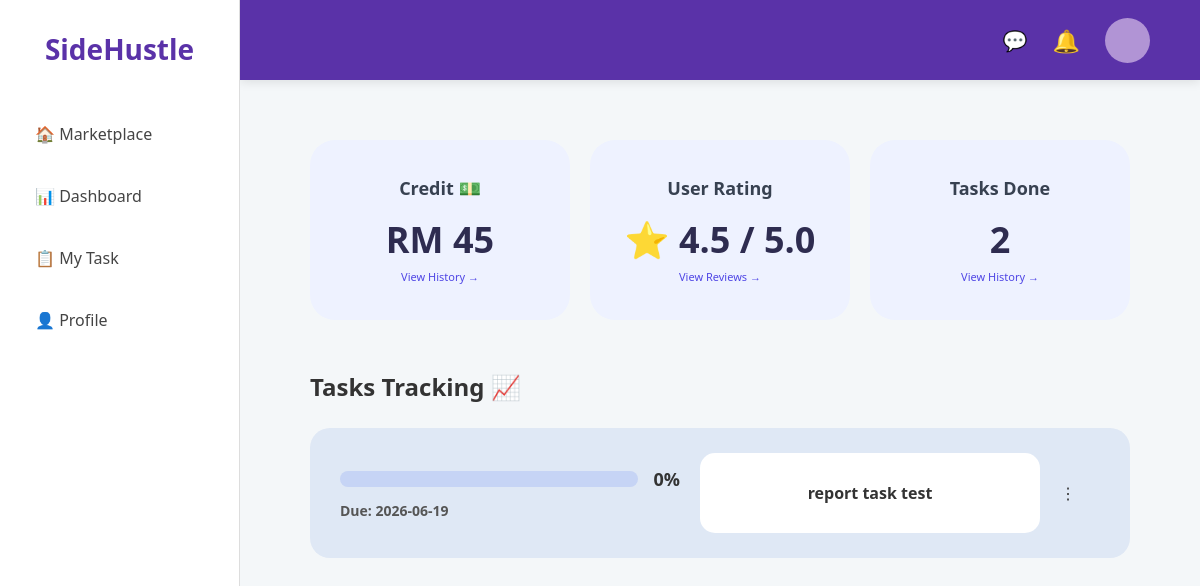
Page /dashboard (signed in) on the committed database.
### app.py (models this page shows, shortened)
class User(db.Model):
    id = db.Column(db.Integer, primary_key=True)
    email = db.Column(db.String(150), unique=True, nullable=False)
    username = db.Column(db.String(150), unique=True, nullable=False)
    display_name = db.Column(db.String(150), nullable=True)
    password = db.Column(db.String(150), nullable=False)
    security_question = db.Column(db.String(200), nullable=False)
    security_answer = db.Column(db.String(200), nullable=False)
    bio = db.Column(db.Text, default="No bio currently")
    avatar = db.Column(db.String(200), nullable=True)
    skills = db.Column(db.Text, default="No skills listed")
    is_admin = db.Column(db.Boolean, default=False)
    credit = db.Column(db.Float, default=0.0)
    total_rating = db.Column(db.Float, default=5.0)
    review_count = db.Column(db.Integer, default=1)
    tasks_completed = db.Column(db.Integer, default=0)

class Task(db.Model):
    id = db.Column(db.Integer, primary_key=True)
    title = db.Column(db.String(100), nullable=False)
    price = db.Column(db.Float, nullable=False)
    description = db.Column(db.Text, nullable=False)
    category = db.Column(db.String(50), nullable=False)
    status = db.Column(db.String(20), default='Available')
    user = db.Column(db.String(50))
    tasker = db.Column(db.String(50))
    deadline = db.Column(db.String(50))
    capacity = db.Column(db.Integer, default=1)
    progress = db.Column(db.Integer, default=0)
    urgent = db.Column(db.Boolean, default=False)
    is_negotiable = db.Column(db.Boolean, default=False)

### app.py (the view)
@app.route('/dashboard')
def dashboard():
    if 'user_id' not in session:
        return redirect(url_for('login'))
    user = db.session.get(User, session['user_id'])
    hired_apps = Application.query.filter_by(applicant_username=user.username, status='Hired').all()
    hired_task_ids = [app.task_id for app in hired_apps]
    tracking_list = Task.query.filter(
        Task.id.in_(hired_task_ids),
        Task.progress < 100
    ).all()
    avg_rating = round(user.total_rating / user.review_count, 1) if user.review_count > 0 else 5.0
    return render_template('dashboard.html',
        username=user.username, total_credit=user.credit,
        average_rating=avg_rating, tasks_done=user.tasks_completed,
        tracking_list=tracking_list)

### app.py (called while the page is built)
@app.template_filter('money_amount')
def money_amount(value):
    amount = round(float(value or 0), 2)
    if amount.is_integer():
        return f"{amount:,.0f}"
    return f"{amount:,.2f}"

@app.context_processor
def inject_notifications():
    if 'user_id' in session:
        current_user = User.query.get(session['user_id'])
        if current_user:
            user_notifications = Notification.query.filter_by(
                user_id=current_user.id
            ).order_by(Notification.id.desc()).limit(5).all()
            return dict(notifications=user_notifications)
        else:
            session.pop('user_id', None)
    return dict(notifications=[])

### templates/dashboard.html (shortened to what this page needs)
{% extends "base.html" %}
{% block content %}
<link rel="stylesheet" href="{{ url_for('static', filename='dashboard.css') }}">
<div class="content-wrapper" style="margin-top: -20px; width: 100%; max-width: 1200px; margin-left: auto; margin-right: auto;">
    <main class="main-content">
        <div class="cards-row" style="display: flex; justify-content: space-between; gap: 20px; width: 100%;">
            <a href="{{ url_for('earnings') }}" style="text-decoration: none; color: inherit; flex: 1;">
                <div class="summary-card" style="width: 100%;">
                    <div class="card-title">Credit 💵</div>
                    <div class="card-value">RM {{ total_credit|money_amount }}</div>
                    <div style="font-size: 11px; color: #4f46e5; margin-top: 5px;">View History →</div>
                </div>
            </a>
            <a href="{{ url_for('view_ratings') }}" style="text-decoration: none; color: inherit; flex: 1;">
                <div class="summary-card" style="width: 100%; cursor: pointer;">
                    <div class="card-title">User Rating</div>
                    <div class="card-value">⭐ {{ average_rating }} / 5.0</div>
                    <div style="font-size: 11px; color: #4f46e5; margin-top: 5px;">View Reviews →</div>
                </div>
            </a>
            <a href="{{ url_for('completed_tasks') }}" style="text-decoration: none; color: inherit; flex: 1;">
                <div class="summary-card" style="width: 100%; cursor: pointer;">
                    <div class="card-title">Tasks Done</div>
                    <div class="card-value">{{ tasks_done if tasks_done is not none else '0' }}</div>
                    <div style="font-size: 11px; color: #4f46e5; margin-top: 5px;">View History →</div>
                </div>
            </a>
        </div>
        <h2 class="tracking-section-title" style="margin-top: 40px;">Tasks Tracking 📈</h2>
        <div class="tracking-list-wrapper" style="width: 100%;">
            {% if tracking_list %}
                {% for item in tracking_list %}
                <div class="tracking-row"
                     style="{% if item.status == 'Completed' %}opacity: 0.75;{% endif %}"
                     onclick="openTaskPopup('{{ item.title }}', '{{ item.progress }}%', '{{ item.status }}', '{{ item.deadline }}')">
                    <div class="tracking-progress-side">
                        <div class="tracking-progress-inline">
                            <div class="tracking-progress-bar">
                            </div>
                            <span class="tracking-percent">{{ item.progress }}%</span>
                        </div>
                        <div class="due-date">
                            {% if item.status == 'Completed' %}
                                ✅ Finished
                            {% else %}
                                Due: {{ item.deadline if item.deadline else 'Not set' }}
                            {% endif %}
                        </div>
                    </div>
                    <div class="tracking-info-box">{{ item.title }}</div>
                    <div class="tracking-menu-btn">⋮</div>
                </div>
                {% endfor %}
            {% else %}
                <p style="text-align: center; color: #999; padding: 60px; background: white; border-radius: 20px; border: 1px solid #eae6f0; margin-top: 15px;">No tasks found.</p>
            {% endif %}
        </div>
    </main>
</div>
{% endblock %}

### static/style.css (style rules this page uses)
* { box-sizing: border-box; margin: 0; padding: 0; }
body { font-family: 'Segoe UI', Roboto, Helvetica, Arial, sans-serif; background-color: #f7f6fa; color: #2d263b; overflow-x: hidden; }

### static/dashboard.css (style rules this page uses)
* { box-sizing: border-box; margin: 0; padding: 0; }
body { font-family: 'Segoe UI', Roboto, Helvetica, Arial, sans-serif; background-color: #f4f7f9; color: #333; overflow-y: auto; overflow-x: hidden; }
.content-wrapper { margin-left: 240px; margin-top: 80px; padding: 40px 30px; width: calc(100% - 240px); box-sizing: border-box; min-height: calc(100vh - 80px); }
.cards-row { display: grid; grid-template-columns: repeat(3, 1fr); gap: 25px; margin-bottom: 50px; width: 100%; }
.summary-card { background: #eef2ff; border-radius: 25px; padding: 30px; min-height: 180px; display: flex; flex-direction: column; justify-content: center; align-items: center; transition: transform 0.25s ease; }
.card-title { font-weight: bold; font-size: 18px; margin-bottom: 15px; color: #374151; }
.card-value { font-size: 36px; font-weight: bold; color: #2e2c50; }
.tracking-section-title { font-size: 24px; margin-bottom: 25px; font-weight: bold; }
.tracking-list-wrapper { display: flex; flex-direction: column; gap: 20px; }
.tracking-row { display: grid; grid-template-columns: 340px 1fr 40px; align-items: center; gap: 20px; background: #dfe8f5; border-radius: 20px; padding: 25px 30px; cursor: pointer; transition: 0.25s; }
.tracking-progress-side { display: flex; flex-direction: column; gap: 10px; }
.tracking-progress-inline { display: flex; align-items: center; gap: 15px; }
.tracking-progress-bar { flex: 1; height: 16px; background: #c6d4f5; border-radius: 10px; overflow: hidden; }
.tracking-percent { font-weight: bold; font-size: 18px; }
.due-date { font-size: 14px; font-weight: bold; color: #555; }
.tracking-info-box { background: white; border-radius: 15px; padding: 20px; text-align: center; font-weight: bold; min-height: 80px; display: flex; align-items: center; justify-content: center; font-size: 16px; }

### rows in the picture
User: credit "45"
Task: progress "0", deadline "2026-06-19", title "report task test"

### other values in the picture
{{ average_rating }} "4.5"
{{ tasks_done if tasks_done is not none else '0' }} "2"
